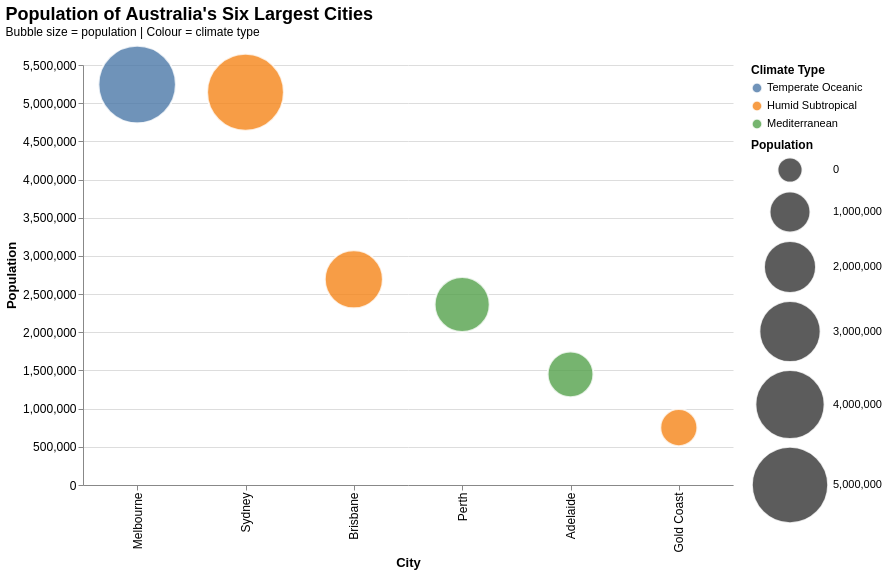

Vega-Lite specification for this chart:
### Vega-Lite specification from a JSON file in a GitHub repository (floating-point values rounded to 4 significant figures)
{"$schema": "https://vega.github.io/schema/vega-lite/v5.json", "width": 650, "height": 420, "title": {"text": "Population of Australia's Six Largest Cities", "subtitle": "Bubble size = population | Colour = climate type", "fontSize": 18, "subtitleFontSize": 12, "anchor": "start", "color": "black"}, "data": {"values": [{"city": "Melbourne", "population": 5245182, "climate": "Temperate Oceanic"}, {"city": "Sydney", "population": 5143256, "climate": "Humid Subtropical"}, {"city": "Brisbane", "population": 2693649, "climate": "Humid Subtropical"}, {"city": "Perth", "population": 2363562, "climate": "Mediterranean"}, {"city": "Adelaide", "population": 1449366, "climate": "Mediterranean"}, {"city": "Gold Coast", "population": 750997, "climate": "Humid Subtropical"}]}, "mark": {"type": "circle", "opacity": 0.8, "stroke": "white", "strokeWidth": 2}, "encoding": {"x": {"field": "city", "type": "nominal", "title": "City", "sort": "-y"}, "y": {"field": "population", "type": "quantitative", "title": "Population"}, "size": {"field": "population", "type": "quantitative", "title": "Population", "scale": {"range": [600, 6000]}}, "color": {"field": "climate", "type": "nominal", "title": "Climate Type", "scale": {"domain": ["Temperate Oceanic", "Humid Subtropical", "Mediterranean"], "range": ["#4C78A8", "#F58518", "#54A24B"]}}, "tooltip": [{"field": "city", "type": "nominal", "title": "City"}, {"field": "population", "type": "quantitative", "title": "Population", "format": ","}, {"field": "climate", "type": "nominal", "title": "Climate Type"}]}, "config": {"background": "transparent", "axis": {"labelFontSize": 12, "titleFontSize": 13, "labelColor": "black", "titleColor": "black"}, "legend": {"titleFontSize": 12, "labelFontSize": 11}, "view": {"stroke": "transparent"}}}
